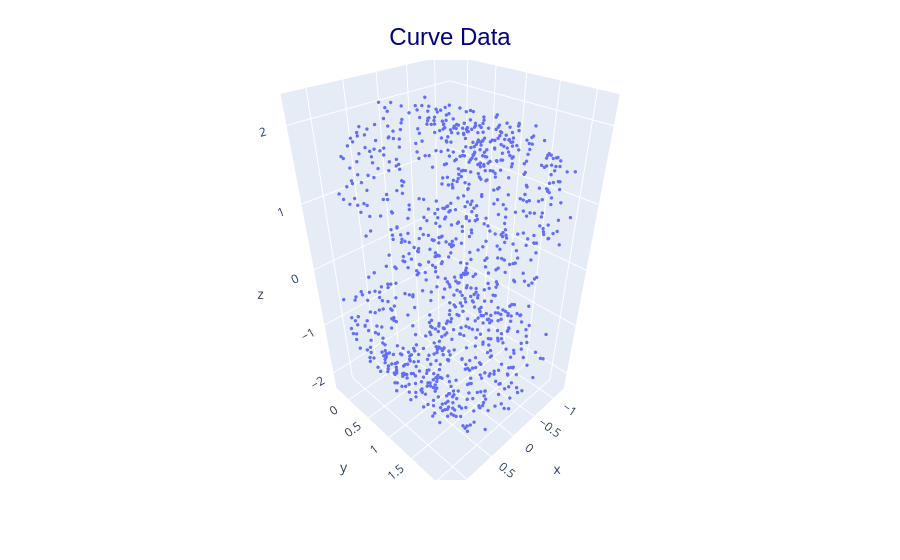

Notebook code for this chart:
### Code cell
X_S, t = make_s_curve(noise=0.10, random_state=0, n_samples=1000)
plot3d(X_S, "Curve Data")

### Figure 1 — Plotly figure (JSON) as saved in the notebook; plotly's stock layout.template omitted (floating-point values rounded to 4 significant figures; data arrays with more than 128 entries replaced by an {"elided": "..."} marker saying what was removed)
{"data": [{"hovertemplate": "x=%{x}<br>y=%{y}<br>z=%{z}<extra></extra>", "legendgroup": "", "marker": {"color": "#636efa", "size": 2, "symbol": "circle"}, "mode": "markers", "name": "", "scene": "scene", "showlegend": false, "type": "scatter3d", "x": {"elided": "1000 float values"}, "y": {"elided": "1000 float values"}, "z": {"elided": "1000 float values"}}], "layout": {"legend": {"tracegroupgap": 0}, "margin": {"t": 60}, "scene": {"domain": {"x": [0, 1], "y": [0, 1]}, "xaxis": {"title": {"text": "x"}}, "yaxis": {"title": {"text": "y"}}, "zaxis": {"title": {"text": "z"}}}, "title": {"font": {"color": "navy", "family": "Arial", "size": 24}, "text": "Curve Data", "x": 0.5, "y": 0.95}}}
